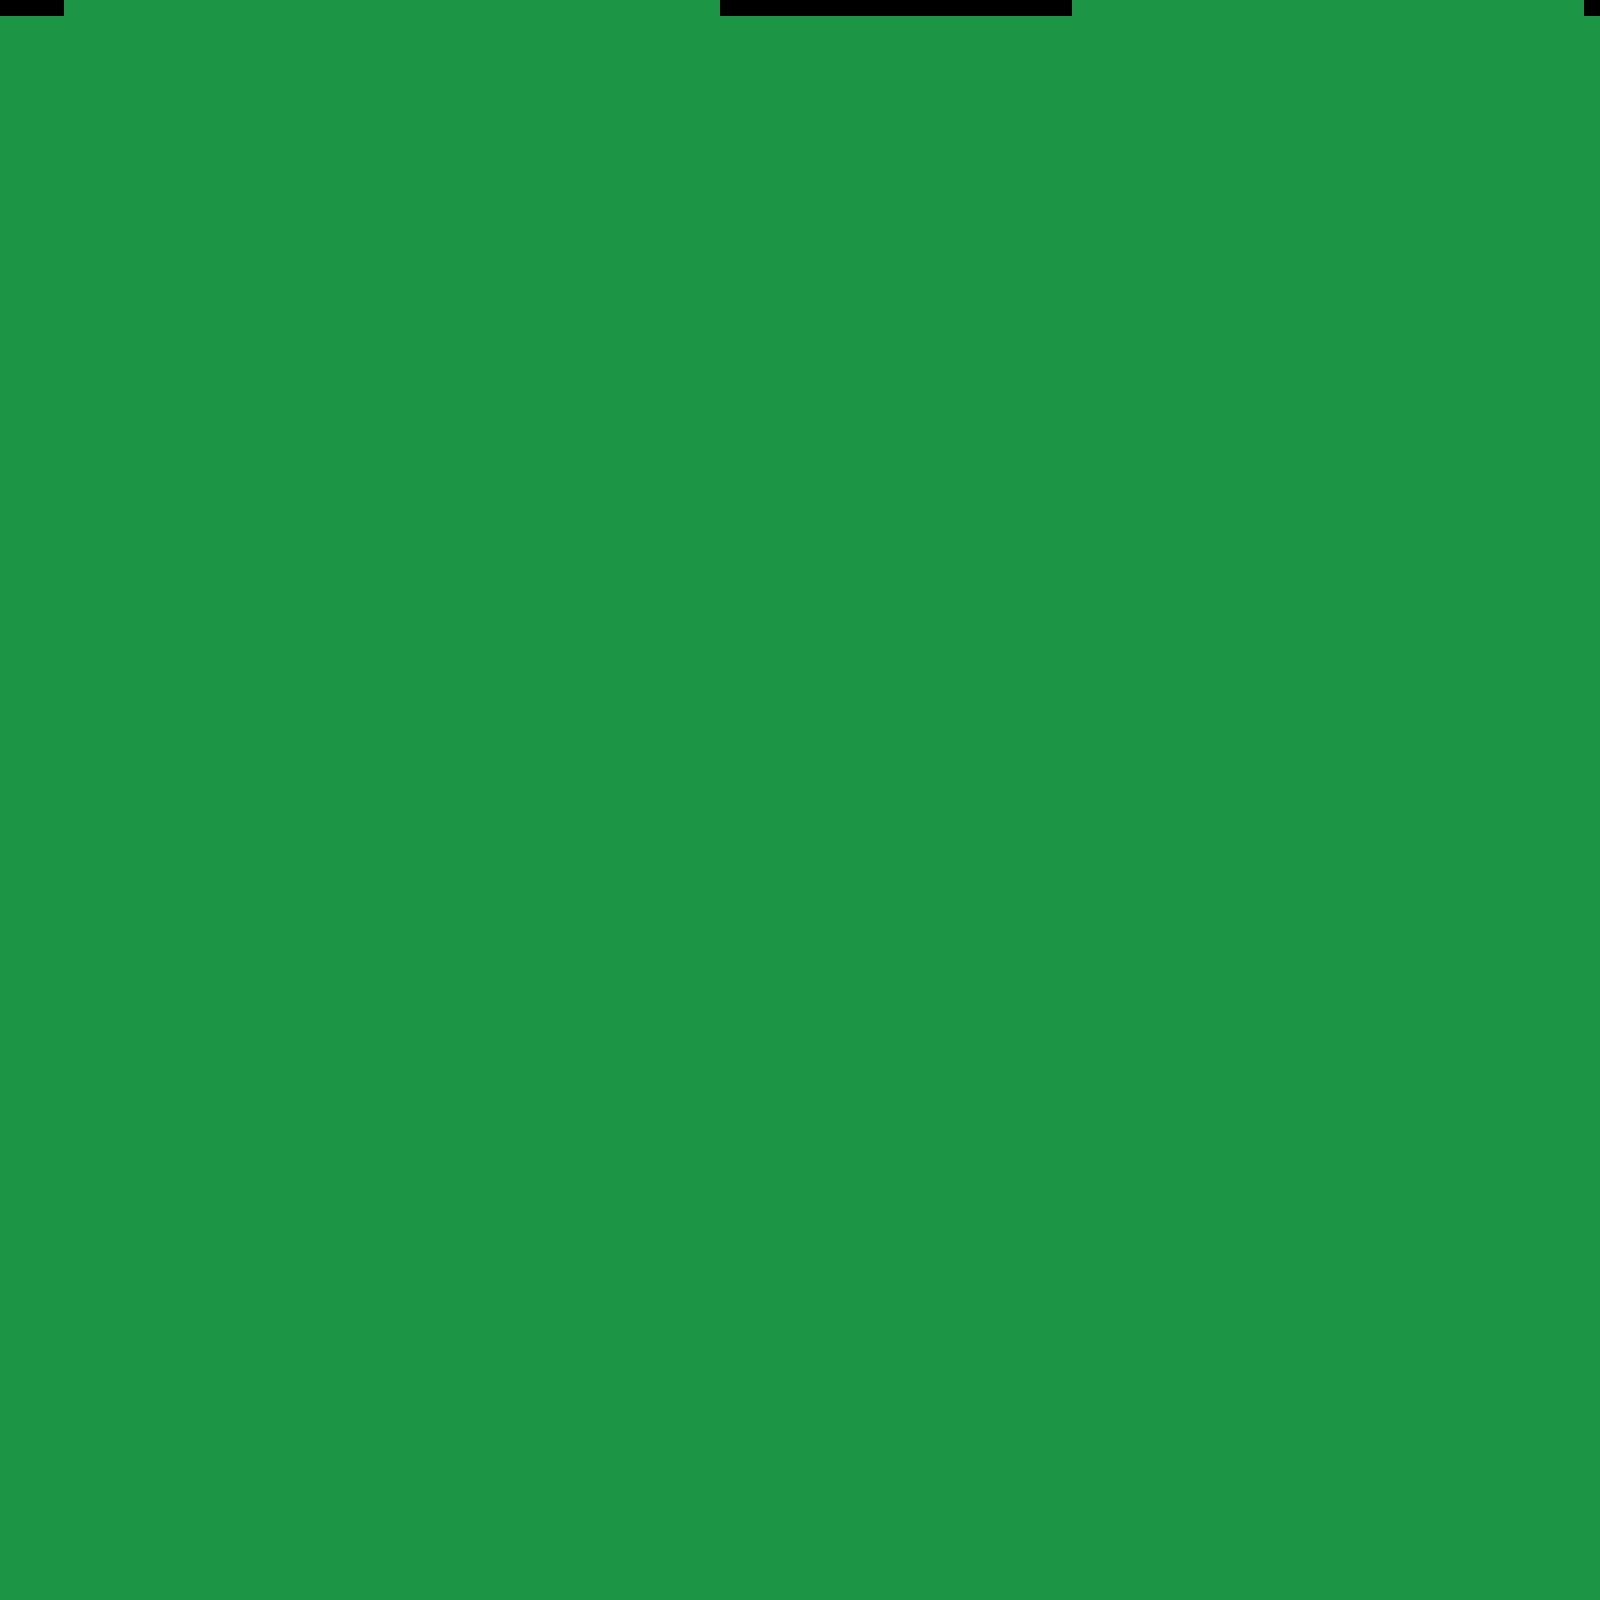

Tiled map render using the project's own tile images. Description and the map definition, with tile-layer contents summarised, below:
An orthogonal 100x100 tile map with 16x16 px tiles, 3 tile layers (sol, fleurs, murs), 2 tilesets.

<map version="1.0" orientation="orthogonal" renderorder="right-down" width="100" height="100" tilewidth="16" tileheight="16" nextobjectid="1">
 <tileset firstgid="1" name="truc" tilewidth="16" tileheight="16" tilecount="300" columns="20">
  <image source="tiles/s3s1.gif" width="320" height="240" />
 </tileset>
 <tileset firstgid="301" name="machin" tilewidth="16" tileheight="16" tilecount="208" columns="16">
  <image source="tiles/t3s1.gif" width="256" height="208" />
 </tileset>
 <layer name="sol" width="100" height="100">
  <data>[10000 cells, 9973 non-empty, 1 distinct tile ids]</data>
 </layer>
 <layer name="fleurs" width="100" height="100">
  <data>[10000 cells, 0 non-empty, 0 distinct tile ids]</data>
 </layer>
 <layer name="murs" width="100" height="100">
  <data>[10000 cells, 0 non-empty, 0 distinct tile ids]</data>
 </layer>
</map>
